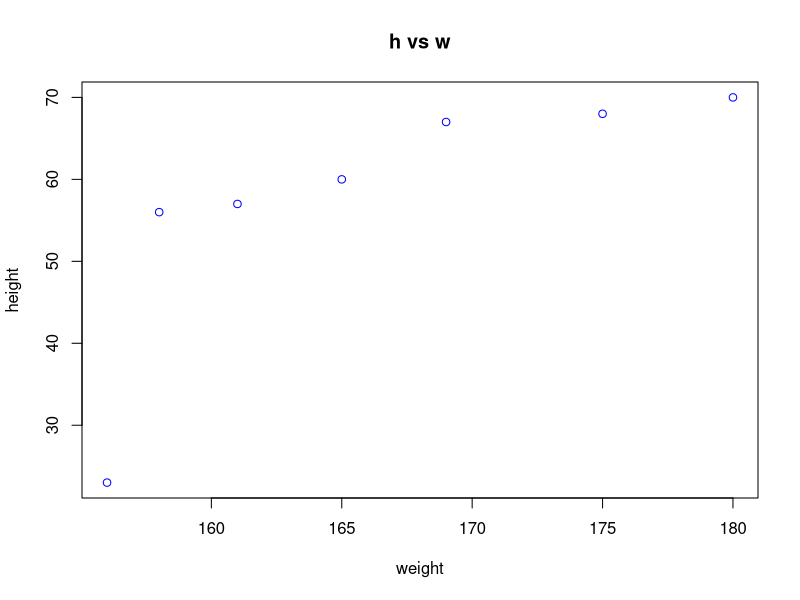

Write R code to recreate this figure.
# data points

w <- c(23,56,57,60,67,68,70)
h <- c(156,158,161,165,169,175,180)

# plot the curve

plot(h,w,col="blue",main="h vs w",abline(lm(h~w)),xlab="weight",ylab="height")

# exit

dev.off()
